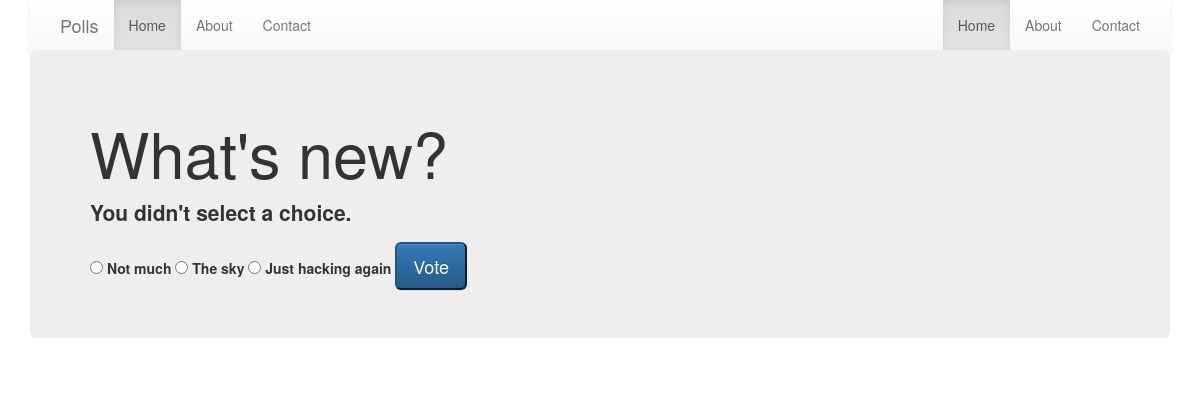
The page /polls/1/vote/ on the database its author committed.
### polls/models.py (models this page shows, shortened)
class Question(models.Model):
    question_text = models.CharField(max_length=200)
    pub_data = models.DateTimeField('data published')

class Choice(models.Model):
    question = models.ForeignKey(Question)
    choice_text = models.CharField(max_length=200)
    votes = models.IntegerField(default=0)

### polls/views.py (the view)
# urls.py: url(r'^(?P<question_id>[0-9]+)/vote/$', views.vote, name='vote')
def vote(request, question_id):
    p = get_object_or_404(Question, pk=question_id)
    try:
        selected_choice = p.choice_set.get(pk=request.POST['choice'])
    except (KeyError, Choice.DoesNotExist):
        return render(request, 'polls/detail.html', {
            'question': p,
            'error_message': "You didn't select a choice.",
        })
    else:
        selected_choice.votes += 1
        selected_choice.save()
        return HttpResponseRedirect(reverse('polls:results', args=(p.id,)))

### polls/templates/polls/detail.html (shortened to what this page needs)
{% extends 'polls/base.html' %}
{% block content %}
    <h1>{{ question.question_text }}</h1>
    {% if error_message %}
        <p><strong>{{ error_message }}</strong></p>
    {% endif %}
    <form action="{% url 'polls:vote' question.id %}" method="post">
        {% for choice in question.choice_set.all %}
            <input type="radio" name="choice" id="choice{{ forloop.counter }}" value="{{ choice.id }}" />
            <label for="choice{{ forloop.counter }}">{{ choice.choice_text }}</label>
        {% endfor %}
        <input type="submit" value="Vote" class="button btn-primary btn-lg">
    </form>
{% endblock %}

### rows shown on the page
Question: question_text "What's new?"
Choice: choice_text "Not much"
Choice: choice_text "The sky"
Choice: choice_text "Just hacking again"

### other values the page prints
{{ error_message }} "You didn't select a choice."
